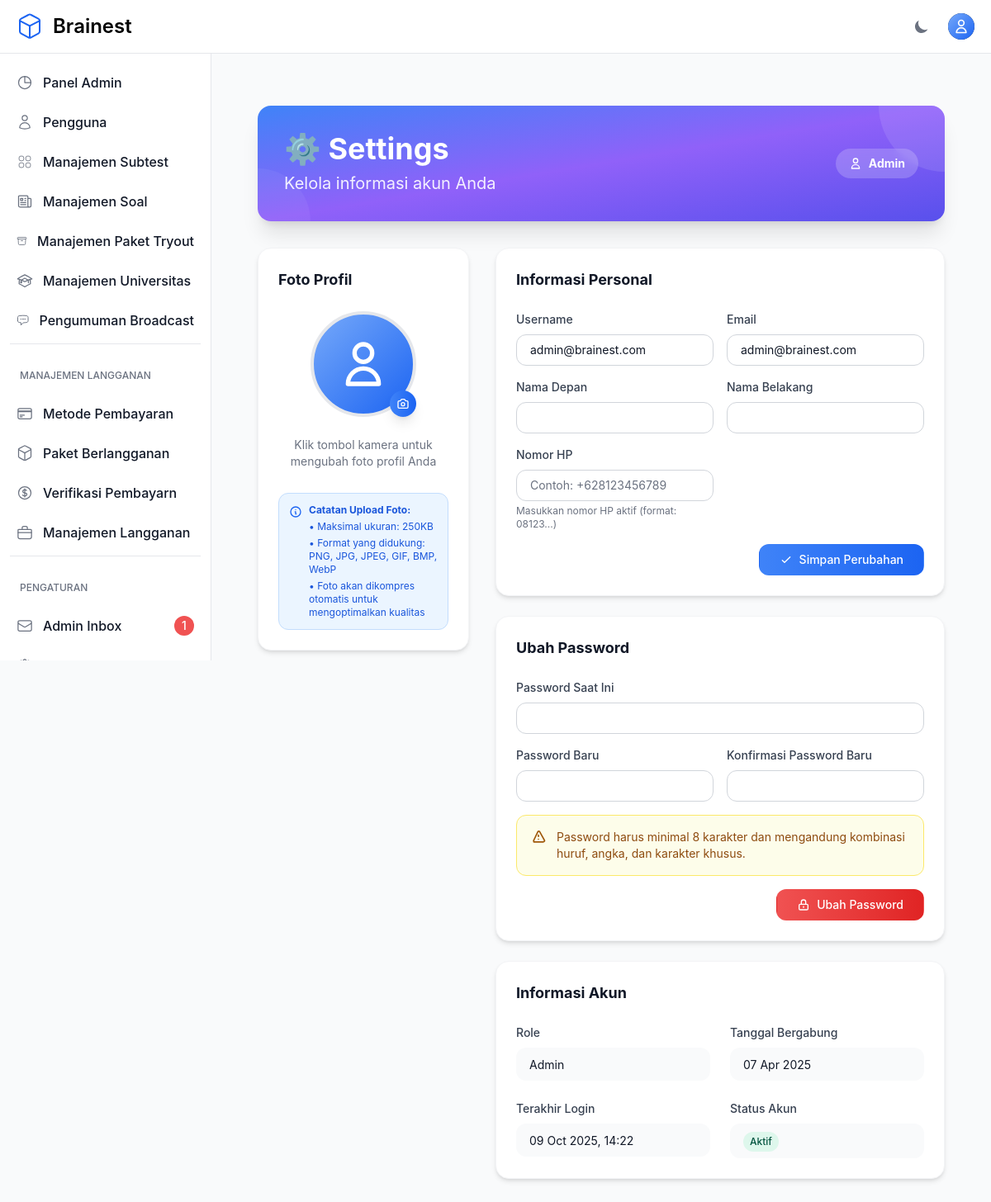
Page /settings/ (signed in) on the earlier database version.
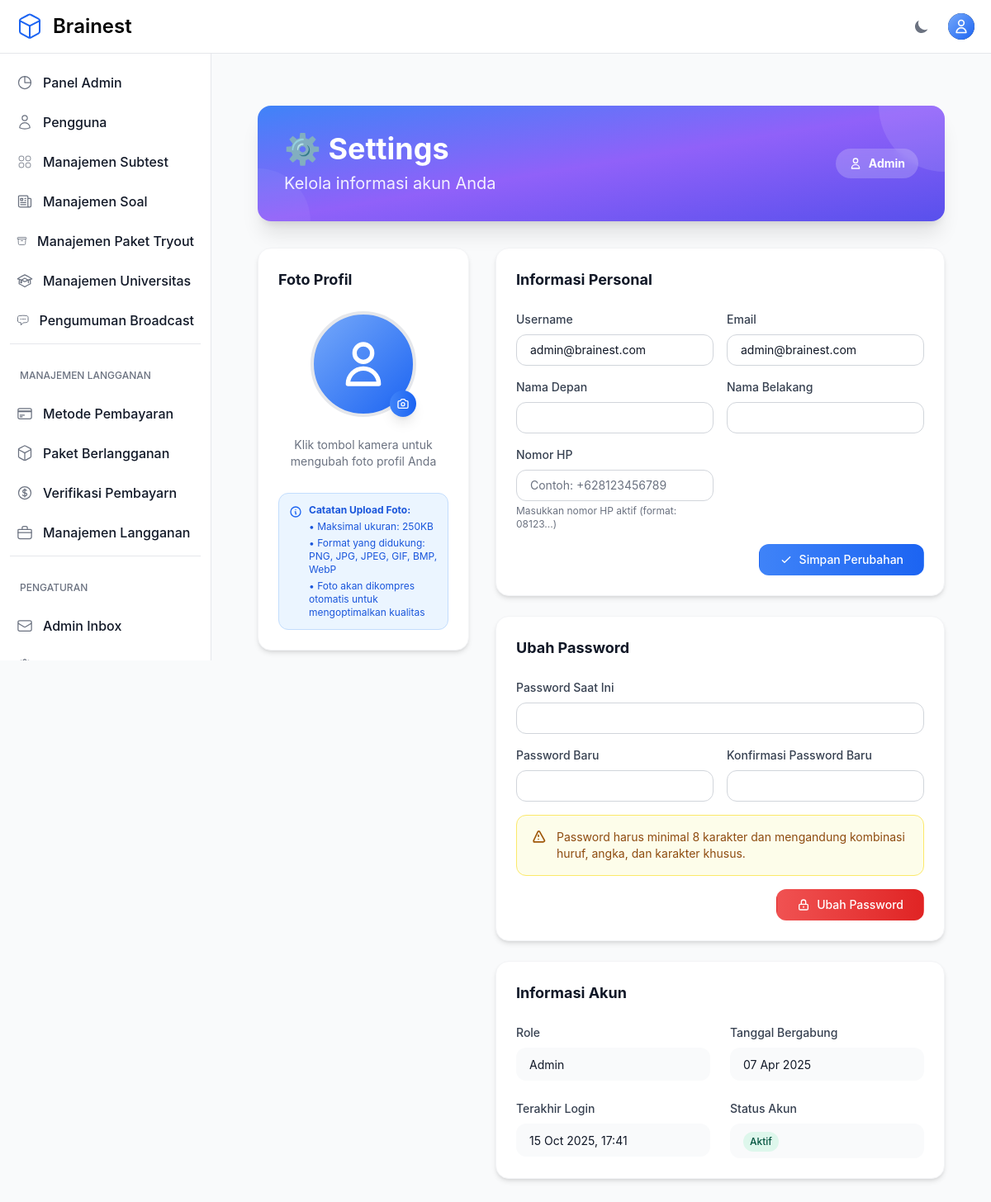
Same page on the later database version.
### otosapp/models.py (models this page shows, shortened)
class User(AbstractUser):
    email = models.EmailField(unique=True)
    phone_number = models.CharField(max_length=20, null=True, blank=True, verbose_name='Phone Number')
    USERNAME_FIELD = 'email'
    REQUIRED_FIELDS = ['username']
    role = models.ForeignKey('Role', on_delete=models.SET_NULL, null=True)
    profile_picture = models.ImageField(upload_to='profile_pictures/', null=True, blank=True, storage=get_storage, max_length=500)
    email_verified_at = models.DateTimeField(null=True, blank=True)
    groups = models.ManyToManyField(
        Group,
        related_name="custom_user_set",  # Add a custom related name here
        blank=True,
        help_text="The groups this user belongs to.",
        verbose_name="groups"
    )
    user_permissions = models.ManyToManyField(
        Permission,
        related_name="custom_user_permissions",  # Add a custom related name here
        blank=True,
        help_text="Specific permissions for this user.",
        verbose_name="user permissions"
    )
    def is_student(self):
        return self.role and self.role.role_name == 'Student'

class Role(models.Model):
    role_name = models.CharField(max_length=200, unique=True)

### otosapp/views.py (the view, shortened to what this page needs)
# urls.py: path('settings/', views.settings_view, name='settings'),
@login_required
def settings_view(request):
    from .forms import UserProfileForm, ProfilePictureForm, CustomPasswordChangeForm, StudentGoalForm
    from django.contrib.auth import update_session_auth_hash
    active_goal = request.user.get_active_goal() if request.user.is_student() else None
    goal_form = StudentGoalForm(instance=active_goal) if request.user.is_student() else None
    student_subscription = None
    student_subscription_state = None
    context = {
        'user': request.user,
        'student_subscription': student_subscription,
        'student_subscription_state': student_subscription_state,
        'goal_form': goal_form,
        'active_goal': active_goal,
    }
    return render(request, 'settings.html', context)

### otosapp/templates/settings.html (shortened to what the changed rows need)
{% extends 'base.html' %}
{% load media_helpers %}
{% block content %}
<div class="max-w-4xl mx-auto px-4 sm:px-6 lg:px-8 mt-8">
    <div class="bg-gradient-to-br from-blue-500 via-purple-500 to-indigo-600 rounded-2xl shadow-xl p-8 mb-8 text-white relative overflow-hidden">
        <div class="relative z-10">
            <div class="flex flex-col md:flex-row md:items-center md:justify-between">
                <div>
                    <h1 class="text-3xl md:text-4xl font-bold mb-2">⚙️ Settings</h1>
                </div>
                <div class="mt-4 md:mt-0">
                    <div class="inline-flex items-center px-4 py-2 rounded-full text-sm font-bold bg-white/20 backdrop-blur-sm">
                        <svg class="w-4 h-4 mr-2" fill="none" stroke="currentColor" stroke-width="2" viewBox="0 0 24 24">
                            <path stroke-linecap="round" stroke-linejoin="round" d="M16 7a4 4 0 11-8 0 4 4 0 018 0zM12 14a7 7 0 00-7 7h14a7 7 0 00-7-7z"></path>
                        </svg>
                        {{ user.role.role_name }}
                    </div>
                </div>
            </div>
        </div>
    </div>
    <div class="grid grid-cols-1 lg:grid-cols-3 gap-8">
        <div class="lg:col-span-2 space-y-6">
            <div class="bg-white dark:bg-gray-800 rounded-2xl shadow-md p-6 border border-gray-100 dark:border-gray-700">
                <form method="post" id="profileForm" class="space-y-4">
                    <div class="grid grid-cols-1 md:grid-cols-2 gap-4">
                        <div>
                            <label for="username" class="block text-sm font-medium text-gray-700 dark:text-gray-300 mb-2">Username</label>
                            <input type="text"
                                   id="username"
                                   name="username"
                                   value="{{ user.username }}"
                                   class="w-full px-4 py-2 border border-gray-300 dark:border-gray-600 rounded-xl text-sm focus:ring-2 focus:ring-blue-500 focus:border-transparent bg-white dark:bg-gray-700 text-gray-900 dark:text-white">
                        </div>
                        <div>
                            <label for="email" class="block text-sm font-medium text-gray-700 dark:text-gray-300 mb-2">Email</label>
                            <input type="email"
                                   id="email"
                                   name="email"
                                   value="{{ user.email }}"
                                   class="w-full px-4 py-2 border border-gray-300 dark:border-gray-600 rounded-xl text-sm focus:ring-2 focus:ring-blue-500 focus:border-transparent bg-white dark:bg-gray-700 text-gray-900 dark:text-white">
                        </div>
                    </div>
                    <div class="grid grid-cols-1 md:grid-cols-2 gap-4">
                        <div>
                            <label for="first_name" class="block text-sm font-medium text-gray-700 dark:text-gray-300 mb-2">Nama Depan</label>
                            <input type="text"
                                   id="first_name"
                                   name="first_name"
                                   value="{{ user.first_name }}"
                                   class="w-full px-4 py-2 border border-gray-300 dark:border-gray-600 rounded-xl text-sm focus:ring-2 focus:ring-blue-500 focus:border-transparent bg-white dark:bg-gray-700 text-gray-900 dark:text-white">
                        </div>
                        <div>
                            <label for="last_name" class="block text-sm font-medium text-gray-700 dark:text-gray-300 mb-2">Nama Belakang</label>
                            <input type="text"
                                   id="last_name"
                                   name="last_name"
                                   value="{{ user.last_name }}"
                                   class="w-full px-4 py-2 border border-gray-300 dark:border-gray-600 rounded-xl text-sm focus:ring-2 focus:ring-blue-500 focus:border-transparent bg-white dark:bg-gray-700 text-gray-900 dark:text-white">
                        </div>
                    </div>
                    <div class="grid grid-cols-1 md:grid-cols-2 gap-4">
                        <div>
                            <label for="phone_number" class="block text-sm font-medium text-gray-700 dark:text-gray-300 mb-2 {% if user.phone_number %}{% else %}text-gray-700 dark:text-gray-300{% endif %} mb-2">Nomor HP</label>
                            <input type="text"
                                   id="phone_number"
                                   name="phone_number"
                                   value="{{ user.phone_number|default:'' }}"
                                   placeholder="Contoh: +628123456789"
                                   class="w-full px-4 py-2 border border-gray-300 dark:border-gray-600 rounded-xl text-sm focus:ring-2 focus:ring-blue-500 focus:border-transparent bg-white dark:bg-gray-700 text-gray-900 dark:text-white">
                            <p class="mt-1 text-xs text-gray-500 dark:text-gray-400">Masukkan nomor HP aktif (format: 08123...)</p>
                        </div>
                    </div>
                </form>
            </div>
            <div class="bg-white dark:bg-gray-800 rounded-2xl shadow-md p-6 border border-gray-100 dark:border-gray-700">
                <div class="grid grid-cols-1 md:grid-cols-2 gap-6">
                    <div>
                        <div class="px-4 py-2 bg-gray-50 dark:bg-gray-700 rounded-xl">
                            <span class="text-sm text-gray-900 dark:text-white">{{ user.role.role_name }}</span>
                        </div>
                    </div>
                    <div>
                        <div class="px-4 py-2 bg-gray-50 dark:bg-gray-700 rounded-xl">
                            <span class="text-sm text-gray-900 dark:text-white">{{ user.date_joined|date:"d M Y" }}</span>
                        </div>
                    </div>
                    <div>
                        <div class="px-4 py-2 bg-gray-50 dark:bg-gray-700 rounded-xl">
                            <span class="text-sm text-gray-900 dark:text-white">
                                {% if user.last_login %}
                                    {{ user.last_login|date:"d M Y, H:i" }}
                                {% else %}
                                    Belum pernah login
                                {% endif %}
                            </span>
                        </div>
                    </div>
                </div>
            </div>
        </div>
    </div>
</div>
{% endblock %}

Differences in the rows shown:
changed User "admin@brainest.com": last_login "09 Oct 2025, 14:22" → "15 Oct 2025, 17:41"
Other differences:
{{ message_unread_count }}: "1" → (not shown)
